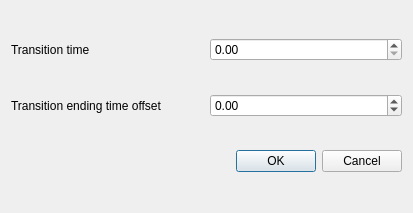
<?xml version="1.0" encoding="UTF-8"?>
<ui version="4.0">
 <class>Dialog</class>
 <widget class="QDialog" name="Dialog">
  <property name="geometry">
   <rect>
    <x>0</x>
    <y>0</y>
    <width>413</width>
    <height>213</height>
   </rect>
  </property>
  <property name="windowTitle">
   <string>Dialog</string>
  </property>
  <layout class="QGridLayout" name="gridLayout">
   <item row="0" column="0">
    <widget class="QLabel" name="label">
     <property name="text">
      <string>Transition time</string>
     </property>
    </widget>
   </item>
   <item row="0" column="1">
    <widget class="QDoubleSpinBox" name="transition_time"/>
   </item>
   <item row="1" column="0">
    <widget class="QLabel" name="label_2">
     <property name="text">
      <string>Transition ending time offset</string>
     </property>
    </widget>
   </item>
   <item row="1" column="1">
    <widget class="QDoubleSpinBox" name="transition_offset">
     <property name="minimum">
      <double>-100.000000000000000</double>
     </property>
     <property name="maximum">
      <double>100.000000000000000</double>
     </property>
    </widget>
   </item>
   <item row="2" column="0" colspan="2">
    <widget class="QDialogButtonBox" name="buttonBox">
     <property name="orientation">
      <enum>Qt::Horizontal</enum>
     </property>
     <property name="standardButtons">
      <set>QDialogButtonBox::Cancel|QDialogButtonBox::Ok</set>
     </property>
    </widget>
   </item>
  </layout>
 </widget>
 <resources/>
 <connections>
  <connection>
   <sender>buttonBox</sender>
   <signal>accepted()</signal>
   <receiver>Dialog</receiver>
   <slot>accept()</slot>
   <hints>
    <hint type="sourcelabel">
     <x>248</x>
     <y>254</y>
    </hint>
    <hint type="destinationlabel">
     <x>157</x>
     <y>274</y>
    </hint>
   </hints>
  </connection>
  <connection>
   <sender>buttonBox</sender>
   <signal>rejected()</signal>
   <receiver>Dialog</receiver>
   <slot>reject()</slot>
   <hints>
    <hint type="sourcelabel">
     <x>316</x>
     <y>260</y>
    </hint>
    <hint type="destinationlabel">
     <x>286</x>
     <y>274</y>
    </hint>
   </hints>
  </connection>
 </connections>
</ui>
